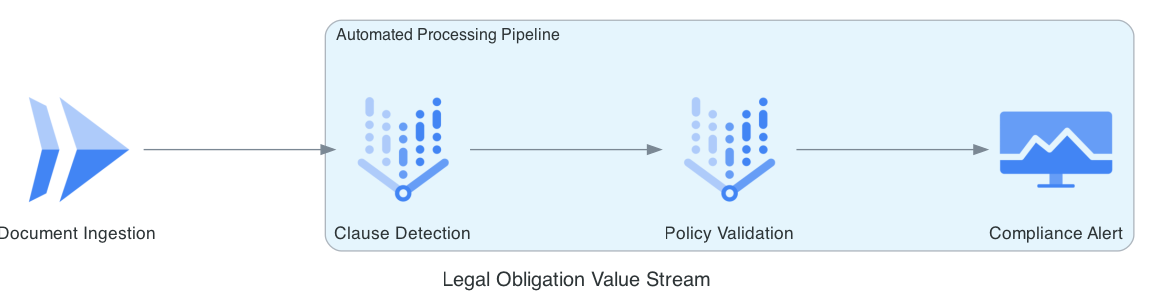

The Python source for this figure:
from diagrams import Diagram, Cluster, Edge
from diagrams.gcp.ml import VertexAI
from diagrams.gcp.compute import Run
from diagrams.gcp.operations import Monitoring

graph_attr = {"pad": "0.1", "nodesep": "1.0", "ranksep": "2.0", "bgcolor": "transparent"}

with Diagram("Legal Obligation Value Stream", show=False, filename="contractguard_value_stream", direction="LR", graph_attr=graph_attr):
    input_doc = Run("Document Ingestion")
    
    with Cluster("Automated Processing Pipeline"):
        detection = VertexAI("Clause Detection")
        validation = VertexAI("Policy Validation")
        alert = Monitoring("Compliance Alert")

    input_doc >> detection >> validation >> alert
